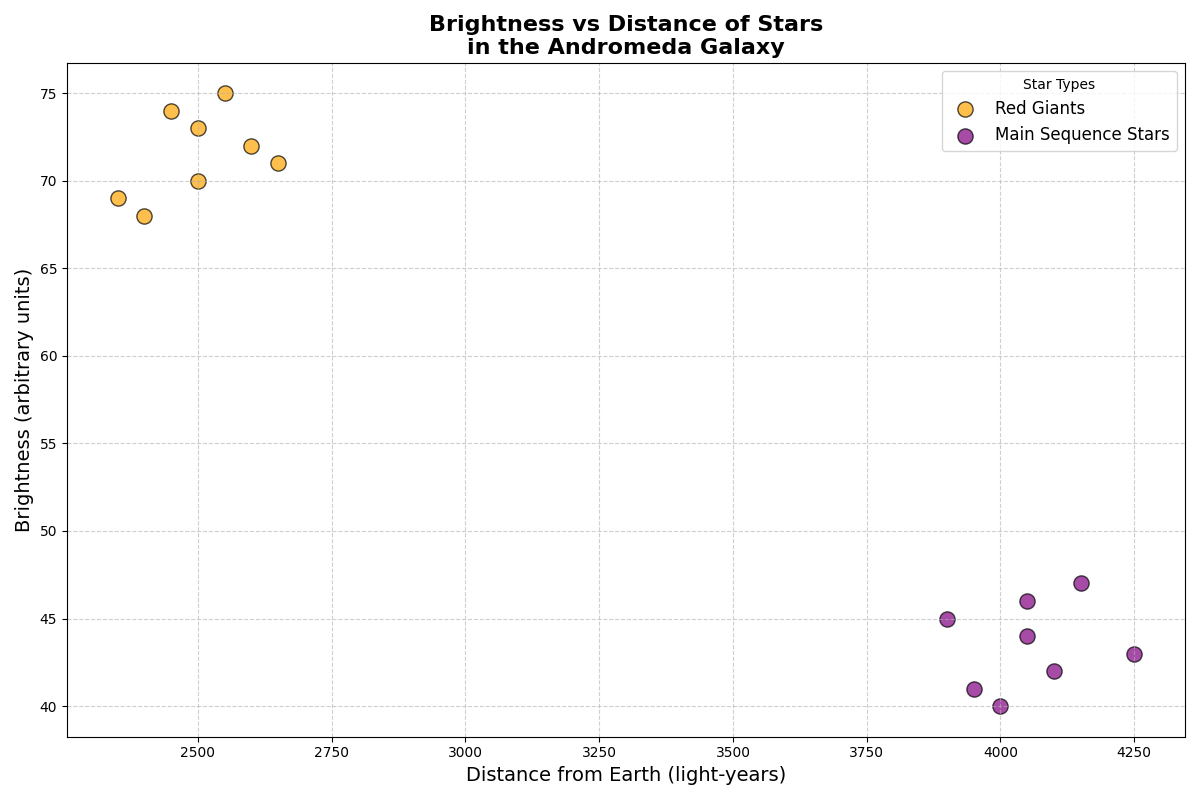

Reproduce this figure in Python.
import matplotlib.pyplot as plt
import numpy as np

# Handcrafted data for different types of stars in the Andromeda Galaxy
red_giants = {
    "Brightness": [70, 68, 72, 75, 74, 69, 71, 73],
    "Distance": [2500, 2400, 2600, 2550, 2450, 2350, 2650, 2500]
}

main_sequence_stars = {
    "Brightness": [40, 45, 42, 44, 41, 47, 43, 46],
    "Distance": [4000, 3900, 4100, 4050, 3950, 4150, 4250, 4050]
}

# Create a scatter plot
plt.figure(figsize=(12, 8))

# Plot each star type with distinctive markers and new colors
plt.scatter(red_giants["Distance"], red_giants["Brightness"], 
            color='orange', label='Red Giants', s=120, alpha=0.7, edgecolors='k')
plt.scatter(main_sequence_stars["Distance"], main_sequence_stars["Brightness"], 
            color='purple', label='Main Sequence Stars', s=120, alpha=0.7, edgecolors='k')

# Add plot details
plt.title('Brightness vs Distance of Stars\nin the Andromeda Galaxy', fontsize=16, fontweight='bold')
plt.xlabel('Distance from Earth (light-years)', fontsize=14)
plt.ylabel('Brightness (arbitrary units)', fontsize=14)
plt.grid(True, linestyle='--', alpha=0.6)

# Add a legend and ensure it does not obstruct the data visualization
plt.legend(title='Star Types', fontsize=12, loc='upper right')

# Adjust layout to prevent overlap
plt.tight_layout()

# Display the plot
plt.show()
